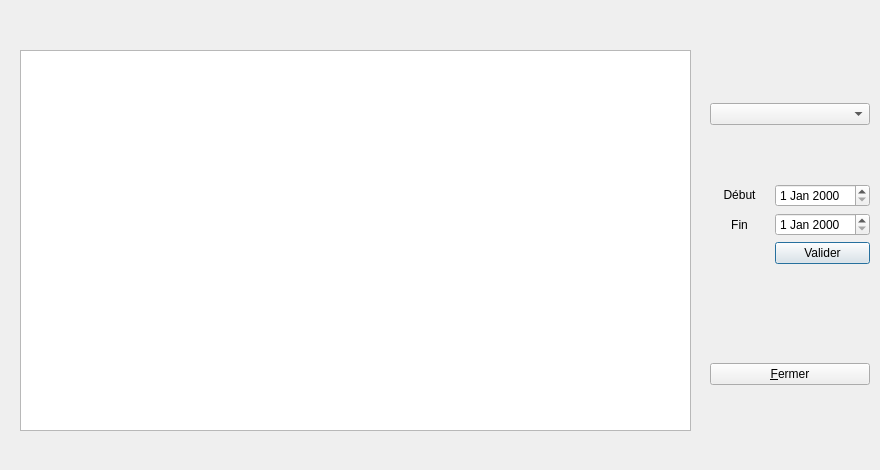
<?xml version="1.0" encoding="UTF-8"?>
<ui version="4.0">
 <class>PeriodeDialog</class>
 <widget class="QDialog" name="PeriodeDialog">
  <property name="geometry">
   <rect>
    <x>0</x>
    <y>0</y>
    <width>880</width>
    <height>470</height>
   </rect>
  </property>
  <property name="windowTitle">
   <string>Filtre Calendaire</string>
  </property>
  <property name="windowIcon">
   <iconset resource="myresources.qrc">
    <normaloff>:/icons/icons/Calendar.png</normaloff>:/icons/icons/Calendar.png</iconset>
  </property>
  <widget class="QTableView" name="ptableView">
   <property name="geometry">
    <rect>
     <x>20</x>
     <y>50</y>
     <width>671</width>
     <height>381</height>
    </rect>
   </property>
  </widget>
  <widget class="QLabel" name="labelMessage">
   <property name="geometry">
    <rect>
     <x>30</x>
     <y>440</y>
     <width>491</width>
     <height>21</height>
    </rect>
   </property>
   <property name="text">
    <string/>
   </property>
  </widget>
  <widget class="QWidget" name="verticalLayoutWidget">
   <property name="geometry">
    <rect>
     <x>710</x>
     <y>50</y>
     <width>160</width>
     <height>391</height>
    </rect>
   </property>
   <layout class="QVBoxLayout" name="verticalLayout">
    <item>
     <widget class="QComboBox" name="comboBox"/>
    </item>
    <item>
     <layout class="QGridLayout" name="gridLayout">
      <item row="0" column="0">
       <widget class="QLabel" name="labelDebut">
        <property name="focusPolicy">
         <enum>Qt::TabFocus</enum>
        </property>
        <property name="layoutDirection">
         <enum>Qt::LeftToRight</enum>
        </property>
        <property name="text">
         <string>Début</string>
        </property>
        <property name="textFormat">
         <enum>Qt::PlainText</enum>
        </property>
        <property name="alignment">
         <set>Qt::AlignCenter</set>
        </property>
       </widget>
      </item>
      <item row="1" column="0">
       <widget class="QLabel" name="labelFin">
        <property name="text">
         <string>Fin</string>
        </property>
        <property name="alignment">
         <set>Qt::AlignCenter</set>
        </property>
       </widget>
      </item>
      <item row="0" column="1">
       <widget class="QDateEdit" name="dateDebut"/>
      </item>
      <item row="2" column="1">
       <widget class="QPushButton" name="btn_valider_date">
        <property name="text">
         <string>Valider</string>
        </property>
        <property name="flat">
         <bool>false</bool>
        </property>
       </widget>
      </item>
      <item row="1" column="1">
       <widget class="QDateEdit" name="dateFin"/>
      </item>
     </layout>
    </item>
    <item>
     <spacer name="horizontalSpacer_2">
      <property name="orientation">
       <enum>Qt::Horizontal</enum>
      </property>
      <property name="sizeHint" stdset="0">
       <size>
        <width>40</width>
        <height>20</height>
       </size>
      </property>
     </spacer>
    </item>
    <item>
     <spacer name="horizontalSpacer">
      <property name="orientation">
       <enum>Qt::Horizontal</enum>
      </property>
      <property name="sizeHint" stdset="0">
       <size>
        <width>40</width>
        <height>20</height>
       </size>
      </property>
     </spacer>
    </item>
    <item>
     <widget class="QPushButton" name="btnFermer">
      <property name="text">
       <string>&amp;Fermer</string>
      </property>
     </widget>
    </item>
   </layout>
  </widget>
 </widget>
 <resources>
  <include location="myresources.qrc"/>
 </resources>
 <connections/>
</ui>
